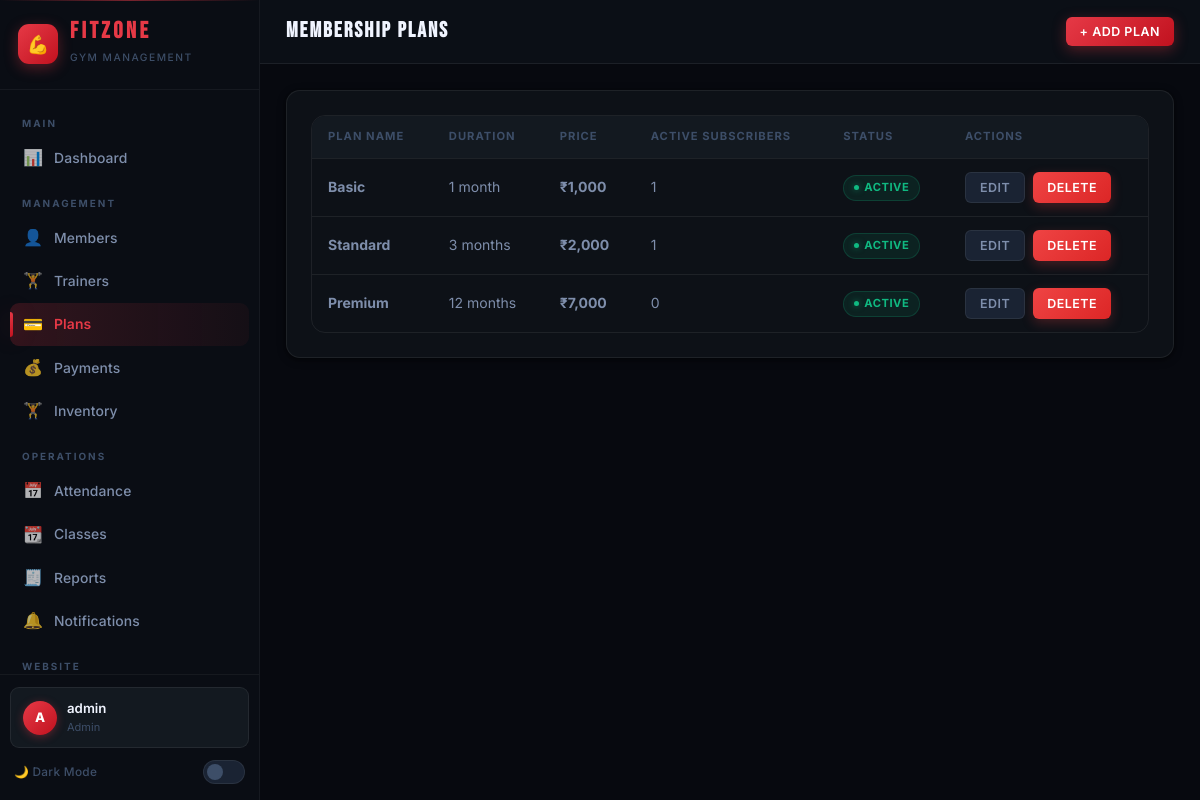
/pages/admin/plans.php (signed in), run on the app's committed database.
### tables this page shows
CREATE TABLE `membership_plans` (
  `id` int(11) NOT NULL,
  `plan_name` varchar(100) NOT NULL,
  `duration_months` int(11) NOT NULL,
  `price` decimal(10,2) NOT NULL,
  `description` text DEFAULT NULL,
  `is_active` tinyint(1) DEFAULT 1,
  `created_at` timestamp NOT NULL DEFAULT current_timestamp(),
  `updated_at` timestamp NOT NULL DEFAULT current_timestamp() ON UPDATE current_timestamp()
);

### pages/admin/plans.php (the view, shortened to what this page needs)
<?php
require_once '../../includes/auth.php';
$plans = $conn->query("SELECT mp.*, (SELECT COUNT(*) FROM member_memberships mm WHERE mm.plan_id = mp.id AND mm.status = 'active') as active_subs FROM membership_plans mp ORDER BY mp.price ASC");
?>
<!DOCTYPE html>
<?php $__theme = $_COOKIE["fitzone_theme"] ?? "dark"; ?>
<html lang="en" data-theme="<?= htmlspecialchars($__theme) ?>">
<head>
    <link rel="stylesheet" href="../../assets/css/style.css">
</head>
<body>
    <div class="app-layout">
        <?php include '../../includes/sidebar.php'; ?>
        <div class="main-content">
            <header class="top-header">
                <h2 class="page-title">MEMBERSHIP PLANS</h2>
                <div class="top-header-actions">
                    <button class="btn btn-primary btn-sm" onclick="openModal('addPlanModal')">+ Add Plan</button>
                </div>
            </header>
            <div class="page-content">
                <div class="card">
                    <div class="table-container">
                        <table class="data-table">
                            <thead>
                                <tr>
                                    <th>Plan Name</th>
                                    <th>Duration</th>
                                    <th>Price</th>
                                    <th>Active Subscribers</th>
                                    <th>Status</th>
                                    <th>Actions</th>
                                </tr>
                            </thead>
                            <tbody>
                                <?php while ($p = $plans->fetch_assoc()): ?>
                                    <tr>
                                        <td><strong><?= htmlspecialchars($p['plan_name']) ?></strong></td>
                                        <td><?= $p['duration_months'] ?> month<?= $p['duration_months'] > 1 ? 's' : '' ?></td>
                                        <td><strong>₹<?= number_format($p['price']) ?></strong></td>
                                        <td><?= $p['active_subs'] ?></td>
                                        <td><span class="badge-status badge-<?= $p['is_active'] ? 'active' : 'inactive' ?>"><?= $p['is_active'] ? 'Active' : 'Inactive' ?></span></td>
                                        <td>
                                            <div class="btn-group">
                                                <button class="btn btn-sm btn-secondary" onclick='editPlan(<?= json_encode($p) ?>)'>Edit</button>
                                                <button class="btn btn-sm btn-danger" onclick="confirmDelete('plans.php?delete=<?= $p['id'] ?>', '<?= htmlspecialchars($p['plan_name']) ?>')">Delete</button>
                                            </div>
                                        </td>
                                    </tr>
                                <?php endwhile; ?>
                            </tbody>
                        </table>
                    </div>
                </div>
            </div>
        </div>
    </div>
</body>
</html>

### data on the page
membership_plans: plan_name "Basic", duration_months "1", price "1,000", active_subs "1", is_active "ACTIVE"
membership_plans: plan_name "Standard", duration_months "3", price "2,000", active_subs "1", is_active "ACTIVE"
membership_plans: plan_name "Premium", duration_months "12", price "7,000", active_subs "0", is_active "ACTIVE"

### other printed values
substr($_SESSION['username'] ?? 'U', 0, 1) "A"
$_SESSION['username'] "admin"
$_SESSION['role'] "Admin"
